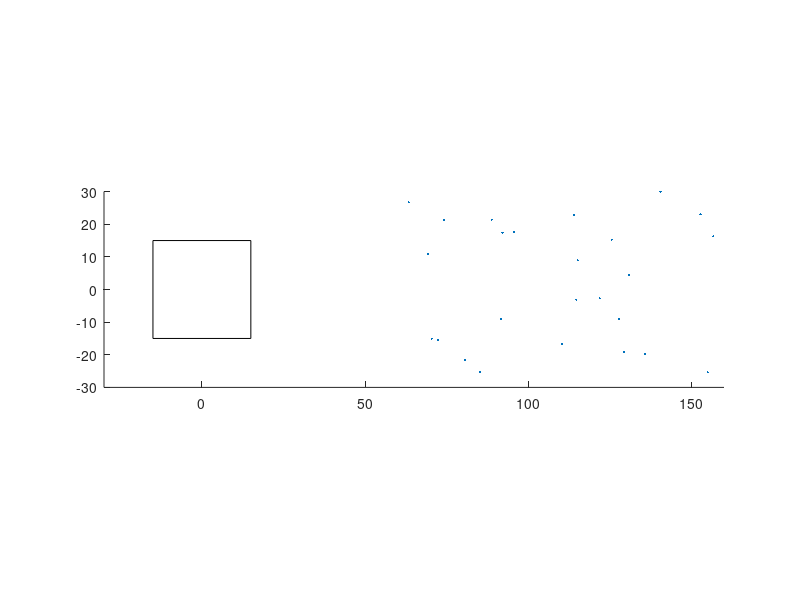

Source code (MATLAB):
clc
clear all
%%
figure;
n = 25;

obstBB = [60 -30 100 60]; %[x, y, l, w]
areaObstBB = obstBB(3)*obstBB(4);

points = [obstBB(3)*rand(n, 1) + obstBB(1), obstBB(4)*rand(n, 1) + obstBB(2)];

% points(end,:) = [180, 0];

rectangle('position', [-15 -15 30 30]);
axis equal
axis([-30 160 -30 30])
hold on
plot(points(:,1),points(:,2), '.' ,'MarkerSize', 5)

% points = zeros(n,2);
% for i = 1:n
%     if i == n
%         title('target')
%         [x, y] = ginput(1);
%         plot(x,y,'r*', 'MarkerSize', 6);
%         points(i,1) = x;
%         points(i,2) = y;
%         continue;
%     end
%     [x, y] = ginput(1);
%     points(i,1) = x;
%     points(i,2) = y;
%     plot(x,y,'b*', 'MarkerSize', 3);
% end

%% Save
fileID = fopen(['pointObstacles' num2str(n) '.txt'],'w');
fprintf(fileID, '%d\n', n);
for i =  1:n
    fprintf(fileID, '%f\n%f\n', points(i,:));
end
